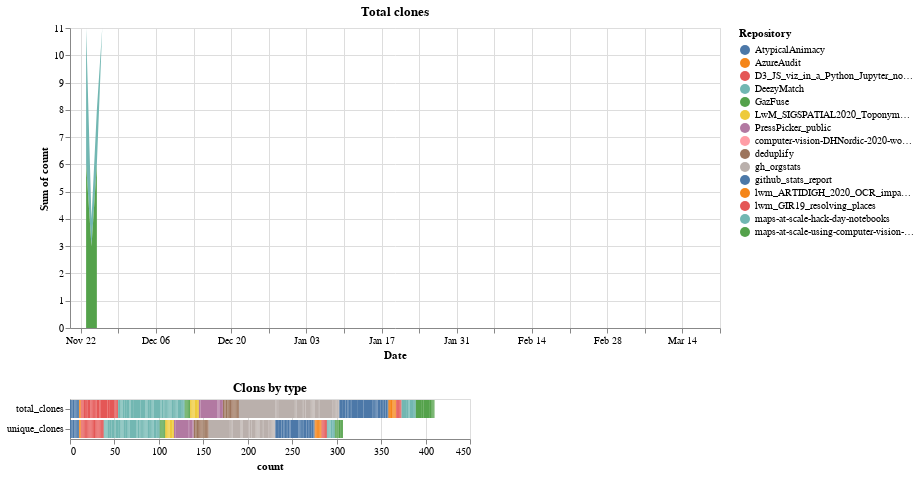

This figure's notebook cell:
### Code cell
brush = alt.selection(type="interval")
chart = (
    alt.Chart(data)
    .mark_area()
    .encode(
        x=alt.X("index:T", axis=alt.Axis(tickCount=24, title="Date")),
        y="sum(count):Q",
        color=alt.Color("variable_0:N", title="Repository"),
     
    )
    .transform_filter(alt.FieldEqualPredicate(field="variable_1", equal="total_clones"))
    .properties(width=WIDTH, title="Total clones")
    .add_selection(brush)
)

bar = (
    alt.Chart(data)
    .mark_bar()
    .encode(
        y=alt.Y("variable_1:N", title=None),
        x="count:Q",
        color=alt.Color("variable_0:N", title="Repository"),tooltip="count:Q"
    )
    .properties(title="Clons by type")
    .transform_filter(brush)
)

chart & bar

### Figure 1 — Vega-Lite specification as saved in the notebook (floating-point values rounded to 4 significant figures; data arrays with more than 128 entries replaced by an {"elided": "..."} marker saying what was removed)
{"config": {"view": {"continuousWidth": 400, "continuousHeight": 300}}, "vconcat": [{"mark": "area", "encoding": {"color": {"type": "nominal", "field": "variable_0", "title": "Repository"}, "x": {"type": "temporal", "axis": {"tickCount": 24, "title": "Date"}, "field": "index"}, "y": {"type": "quantitative", "aggregate": "sum", "field": "count"}}, "selection": {"selector002": {"type": "interval"}}, "title": "Total clones", "transform": [{"filter": {"equal": "total_clones", "field": "variable_1"}}], "width": 650}, {"mark": "bar", "encoding": {"color": {"type": "nominal", "field": "variable_0", "title": "Repository"}, "tooltip": {"type": "quantitative", "field": "count"}, "x": {"type": "quantitative", "field": "count"}, "y": {"type": "nominal", "field": "variable_1", "title": null}}, "title": "Clons by type", "transform": [{"filter": {"selection": "selector002"}}]}], "data": {"name": "data-0337ac06aaf0ee41e56debb536d664b3"}, "$schema": "https://vega.github.io/schema/vega-lite/v4.8.1.json", "datasets": {"data-0337ac06aaf0ee41e56debb536d664b3": {"elided": "2640 records"}}}
